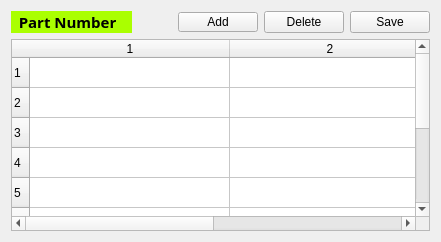
      <widget class="QWidget" name="layoutWidget_2">
       <layout class="QVBoxLayout" name="verticalLayout_3">
        <item>
         <layout class="QHBoxLayout" name="horizontalLayout_6">
          <item>
           <widget class="QLabel" name="label_7">
            <property name="maximumSize">
             <size>
              <width>1000</width>
              <height>16777215</height>
             </size>
            </property>
            <property name="palette">
             <palette>
              <active>
               <colorrole role="WindowText">
                <brush brushstyle="SolidPattern">
                 <color alpha="255">
                  <red>0</red>
                  <green>0</green>
                  <blue>0</blue>
                 </color>
                </brush>
               </colorrole>
               <colorrole role="Button">
                <brush brushstyle="SolidPattern">
                 <color alpha="255">
                  <red>170</red>
                  <green>255</green>
                  <blue>0</blue>
                 </color>
                </brush>
               </colorrole>
               <colorrole role="Light">
                <brush brushstyle="SolidPattern">
                 <color alpha="255">
                  <red>213</red>
                  <green>255</green>
                  <blue>127</blue>
                 </color>
                </brush>
               </colorrole>
               <colorrole role="Midlight">
                <brush brushstyle="SolidPattern">
                 <color alpha="255">
                  <red>191</red>
                  <green>255</green>
                  <blue>63</blue>
                 </color>
                </brush>
               </colorrole>
               <colorrole role="Dark">
                <brush brushstyle="SolidPattern">
                 <color alpha="255">
                  <red>85</red>
                  <green>127</green>
                  <blue>0</blue>
                 </color>
                </brush>
               </colorrole>
               <colorrole role="Mid">
                <brush brushstyle="SolidPattern">
                 <color alpha="255">
                  <red>113</red>
                  <green>170</green>
                  <blue>0</blue>
                 </color>
                </brush>
               </colorrole>
               <colorrole role="Text">
                <brush brushstyle="SolidPattern">
                 <color alpha="255">
                  <red>0</red>
                  <green>0</green>
                  <blue>0</blue>
                 </color>
                </brush>
               </colorrole>
               <colorrole role="BrightText">
                <brush brushstyle="SolidPattern">
                 <color alpha="255">
                  <red>255</red>
                  <green>255</green>
                  <blue>255</blue>
                 </color>
                </brush>
               </colorrole>
               <colorrole role="ButtonText">
                <brush brushstyle="SolidPattern">
                 <color alpha="255">
                  <red>0</red>
                  <green>0</green>
                  <blue>0</blue>
                 </color>
                </brush>
               </colorrole>
               <colorrole role="Base">
                <brush brushstyle="SolidPattern">
                 <color alpha="255">
                  <red>255</red>
                  <green>255</green>
                  <blue>255</blue>
                 </color>
                </brush>
               </colorrole>
               <colorrole role="Window">
                <brush brushstyle="SolidPattern">
                 <color alpha="255">
                  <red>170</red>
                  <green>255</green>
                  <blue>0</blue>
                 </color>
                </brush>
               </colorrole>
               <colorrole role="Shadow">
                <brush brushstyle="SolidPattern">
                 <color alpha="255">
                  <red>0</red>
                  <green>0</green>
                  <blue>0</blue>
                 </color>
                </brush>
               </colorrole>
               <colorrole role="AlternateBase">
                <brush brushstyle="SolidPattern">
                 <color alpha="255">
                  <red>212</red>
                  <green>255</green>
                  <blue>127</blue>
                 </color>
                </brush>
               </colorrole>
               <colorrole role="ToolTipBase">
                <brush brushstyle="SolidPattern">
                 <color alpha="255">
                  <red>255</red>
                  <green>255</green>
                  <blue>220</blue>
                 </color>
                </brush>
               </colorrole>
               <colorrole role="ToolTipText">
                <brush brushstyle="SolidPattern">
                 <color alpha="255">
                  <red>0</red>
                  <green>0</green>
                  <blue>0</blue>
                 </color>
                </brush>
               </colorrole>
              </active>
              <inactive>
               <colorrole role="WindowText">
                <brush brushstyle="SolidPattern">
                 <color alpha="255">
                  <red>0</red>
                  <green>0</green>
                  <blue>0</blue>
                 </color>
                </brush>
               </colorrole>
               <colorrole role="Button">
                <brush brushstyle="SolidPattern">
                 <color alpha="255">
                  <red>170</red>
                  <green>255</green>
                  <blue>0</blue>
                 </color>
                </brush>
               </colorrole>
               <colorrole role="Light">
                <brush brushstyle="SolidPattern">
                 <color alpha="255">
                  <red>213</red>
                  <green>255</green>
                  <blue>127</blue>
                 </color>
                </brush>
               </colorrole>
               <colorrole role="Midlight">
                <brush brushstyle="SolidPattern">
                 <color alpha="255">
                  <red>191</red>
                  <green>255</green>
                  <blue>63</blue>
                 </color>
                </brush>
               </colorrole>
               <colorrole role="Dark">
                <brush brushstyle="SolidPattern">
                 <color alpha="255">
                  <red>85</red>
                  <green>127</green>
                  <blue>0</blue>
                 </color>
                </brush>
               </colorrole>
               <colorrole role="Mid">
                <brush brushstyle="SolidPattern">
                 <color alpha="255">
                  <red>113</red>
                  <green>170</green>
                  <blue>0</blue>
                 </color>
                </brush>
               </colorrole>
               <colorrole role="Text">
                <brush brushstyle="SolidPattern">
                 <color alpha="255">
                  <red>0</red>
                  <green>0</green>
                  <blue>0</blue>
                 </color>
                </brush>
               </colorrole>
               <colorrole role="BrightText">
                <brush brushstyle="SolidPattern">
                 <color alpha="255">
                  <red>255</red>
                  <green>255</green>
                  <blue>255</blue>
                 </color>
                </brush>
               </colorrole>
               <colorrole role="ButtonText">
                <brush brushstyle="SolidPattern">
                 <color alpha="255">
                  <red>0</red>
                  <green>0</green>
                  <blue>0</blue>
                 </color>
                </brush>
               </colorrole>
               <colorrole role="Base">
                <brush brushstyle="SolidPattern">
                 <color alpha="255">
                  <red>255</red>
                  <green>255</green>
                  <blue>255</blue>
                 </color>
                </brush>
               </colorrole>
               <colorrole role="Window">
                <brush brushstyle="SolidPattern">
                 <color alpha="255">
                  <red>170</red>
                  <green>255</green>
                  <blue>0</blue>
                 </color>
                </brush>
               </colorrole>
               <colorrole role="Shadow">
                <brush brushstyle="SolidPattern">
                 <color alpha="255">
                  <red>0</red>
                  <green>0</green>
                  <blue>0</blue>
                 </color>
                </brush>
               </colorrole>
               <colorrole role="AlternateBase">
                <brush brushstyle="SolidPattern">
                 <color alpha="255">
                  <red>212</red>
                  <green>255</green>
                  <blue>127</blue>
                 </color>
                </brush>
               </colorrole>
               <colorrole role="ToolTipBase">
                <brush brushstyle="SolidPattern">
                 <color alpha="255">
                  <red>255</red>
                  <green>255</green>
                  <blue>220</blue>
                 </color>
                </brush>
               </colorrole>
               <colorrole role="ToolTipText">
                <brush brushstyle="SolidPattern">
                 <color alpha="255">
                  <red>0</red>
                  <green>0</green>
                  <blue>0</blue>
                 </color>
                </brush>
               </colorrole>
              </inactive>
              <disabled>
               <colorrole role="WindowText">
                <brush brushstyle="SolidPattern">
                 <color alpha="255">
                  <red>85</red>
                  <green>127</green>
                  <blue>0</blue>
                 </color>
                </brush>
               </colorrole>
               <colorrole role="Button">
                <brush brushstyle="SolidPattern">
                 <color alpha="255">
                  <red>170</red>
                  <green>255</green>
                  <blue>0</blue>
                 </color>
                </brush>
               </colorrole>
               <colorrole role="Light">
                <brush brushstyle="SolidPattern">
                 <color alpha="255">
                  <red>213</red>
                  <green>255</green>
                  <blue>127</blue>
                 </color>
                </brush>
               </colorrole>
               <colorrole role="Midlight">
                <brush brushstyle="SolidPattern">
                 <color alpha="255">
                  <red>191</red>
                  <green>255</green>
                  <blue>63</blue>
                 </color>
                </brush>
               </colorrole>
               <colorrole role="Dark">
                <brush brushstyle="SolidPattern">
                 <color alpha="255">
                  <red>85</red>
                  <green>127</green>
                  <blue>0</blue>
                 </color>
                </brush>
               </colorrole>
               <colorrole role="Mid">
                <brush brushstyle="SolidPattern">
                 <color alpha="255">
                  <red>113</red>
                  <green>170</green>
                  <blue>0</blue>
                 </color>
                </brush>
               </colorrole>
               <colorrole role="Text">
                <brush brushstyle="SolidPattern">
                 <color alpha="255">
                  <red>85</red>
                  <green>127</green>
                  <blue>0</blue>
                 </color>
                </brush>
               </colorrole>
               <colorrole role="BrightText">
                <brush brushstyle="SolidPattern">
                 <color alpha="255">
                  <red>255</red>
                  <green>255</green>
                  <blue>255</blue>
                 </color>
                </brush>
               </colorrole>
               <colorrole role="ButtonText">
                <brush brushstyle="SolidPattern">
                 <color alpha="255">
                  <red>85</red>
                  <green>127</green>
                  <blue>0</blue>
                 </color>
                </brush>
               </colorrole>
               <colorrole role="Base">
                <brush brushstyle="SolidPattern">
                 <color alpha="255">
                  <red>170</red>
                  <green>255</green>
                  <blue>0</blue>
                 </color>
                </brush>
               </colorrole>
               <colorrole role="Window">
                <brush brushstyle="SolidPattern">
                 <color alpha="255">
                  <red>170</red>
                  <green>255</green>
                  <blue>0</blue>
                 </color>
                </brush>
               </colorrole>
               <colorrole role="Shadow">
                <brush brushstyle="SolidPattern">
                 <color alpha="255">
                  <red>0</red>
                  <green>0</green>
                  <blue>0</blue>
                 </color>
                </brush>
               </colorrole>
               <colorrole role="AlternateBase">
                <brush brushstyle="SolidPattern">
                 <color alpha="255">
                  <red>170</red>
                  <green>255</green>
                  <blue>0</blue>
                 </color>
                </brush>
               </colorrole>
               <colorrole role="ToolTipBase">
                <brush brushstyle="SolidPattern">
                 <color alpha="255">
                  <red>255</red>
                  <green>255</green>
                  <blue>220</blue>
                 </color>
                </brush>
               </colorrole>
               <colorrole role="ToolTipText">
                <brush brushstyle="SolidPattern">
                 <color alpha="255">
                  <red>0</red>
                  <green>0</green>
                  <blue>0</blue>
                 </color>
                </brush>
               </colorrole>
              </disabled>
             </palette>
            </property>
            <property name="font">
             <font>
              <family>Segoe Print</family>
              <pointsize>11</pointsize>
              <weight>75</weight>
              <italic>false</italic>
              <bold>true</bold>
              <underline>false</underline>
              <stylestrategy>PreferDefault</stylestrategy>
              <kerning>true</kerning>
             </font>
            </property>
            <property name="autoFillBackground">
             <bool>true</bool>
            </property>
            <property name="text">
             <string>  Part Number    </string>
            </property>
           </widget>
          </item>
          <item>
           <layout class="QHBoxLayout" name="horizontalLayout_3">
            <item>
             <spacer name="horizontalSpacer_3">
              <property name="orientation">
               <enum>Qt::Horizontal</enum>
              </property>
              <property name="sizeHint" stdset="0">
               <size>
                <width>40</width>
                <height>20</height>
               </size>
              </property>
             </spacer>
            </item>
            <item>
             <widget class="QPushButton" name="btn_add_pn">
              <property name="maximumSize">
               <size>
                <width>500</width>
                <height>20</height>
               </size>
              </property>
              <property name="text">
               <string>Add</string>
              </property>
             </widget>
            </item>
            <item>
             <widget class="QPushButton" name="btn_delete_pn">
              <property name="text">
               <string>Delete</string>
              </property>
             </widget>
            </item>
            <item>
             <widget class="QPushButton" name="pushButton_OptValueAdd_3">
              <property name="text">
               <string>Save</string>
              </property>
             </widget>
            </item>
           </layout>
          </item>
         </layout>
        </item>
        <item>
         <widget class="QTableWidget" name="tw_pn">
          <property name="rowCount">
           <number>10</number>
          </property>
          <property name="columnCount">
           <number>2</number>
          </property>
          <attribute name="horizontalHeaderDefaultSectionSize">
           <number>200</number>
          </attribute>
          <row/>
          <row/>
          <row/>
          <row/>
          <row/>
          <row/>
          <row/>
          <row/>
          <row/>
          <row/>
          <column/>
          <column/>
         </widget>
        </item>
       </layout>
      </widget>
